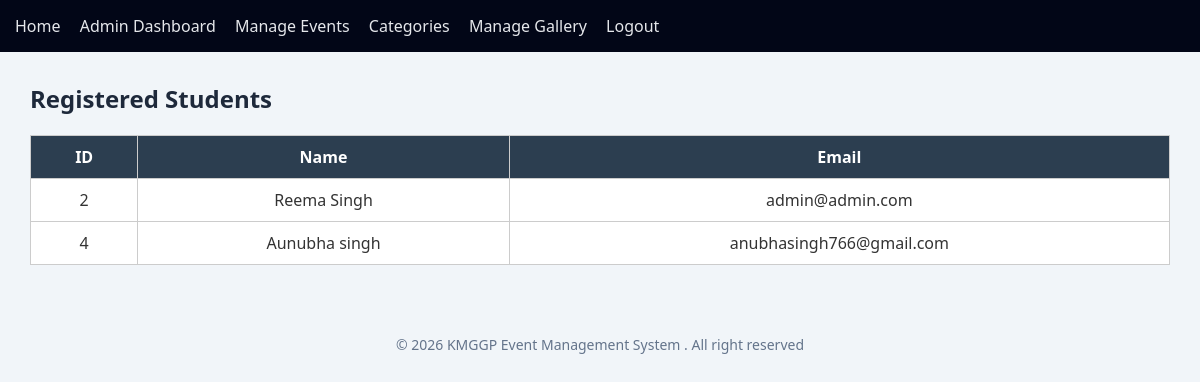
The app's page /manage_students.php (signed in) with its own data.
### tables this page shows
CREATE TABLE `users` (
  `id` int(11) NOT NULL,
  `name` varchar(100) NOT NULL,
  `email` varchar(100) NOT NULL,
  `password` varchar(255) NOT NULL,
  `role` enum('admin','student') DEFAULT 'student',
  `created_at` timestamp NOT NULL DEFAULT current_timestamp()
);

### manage_students.php (the view, shortened to what this page needs)
<?php
include("../config/db.php");
include("../includes/header.php");
include("../includes/navbar.php");
$data = mysqli_query($conn, "
    SELECT users.id, users.name, users.email
    FROM users WHERE role='student'
");
?>
<div class="admin-box">
<h2>Registered Students</h2>
<table class="admin-table">
<tr><th>ID</th><th>Name</th><th>Email</th></tr>
<?php while($r=mysqli_fetch_assoc($data)){ ?>
<tr>
<td><?= $r['id'] ?></td>
<td><?= $r['name'] ?></td>
<td><?= $r['email'] ?></td>
</tr>
<?php } ?>
</table>
</div>
<?php include("../includes/footer.php"); ?>

### style.css (style rules this page uses)
body { margin: 0; font-family: Arial, sans-serif; background: #f4f4f4; }
.admin-box { padding:30px; }
.admin-table { width:100%; border-collapse:collapse; margin-top:20px; }
.admin-table th, .admin-table td { border:1px solid #ccc; padding:10px; }

### admin.css (style rules this page uses)
* { margin:0; padding:0; box-sizing:border-box; font-family:'Segoe UI',sans-serif; }
body { background:#f1f5f9; color:#1e293b; }
table { width:100%; border-collapse:collapse; }
table th { background:#2563eb; color:white; padding:12px; }
table td { padding:12px; border-bottom:1px solid #e2e8f0; text-align:center; }
table { width: 100%; border-collapse: collapse; }
table th { background: #2c3e50; color: white; padding: 10px; }
table td { background: #ffffff; color: #333; padding: 10px; border: 1px solid #ddd; }

### records on screen
users: id "2", name "Reema Singh", email "admin@admin.com"
users: id "4", name "Aunubha singh", email "anubhasingh766@gmail.com"
